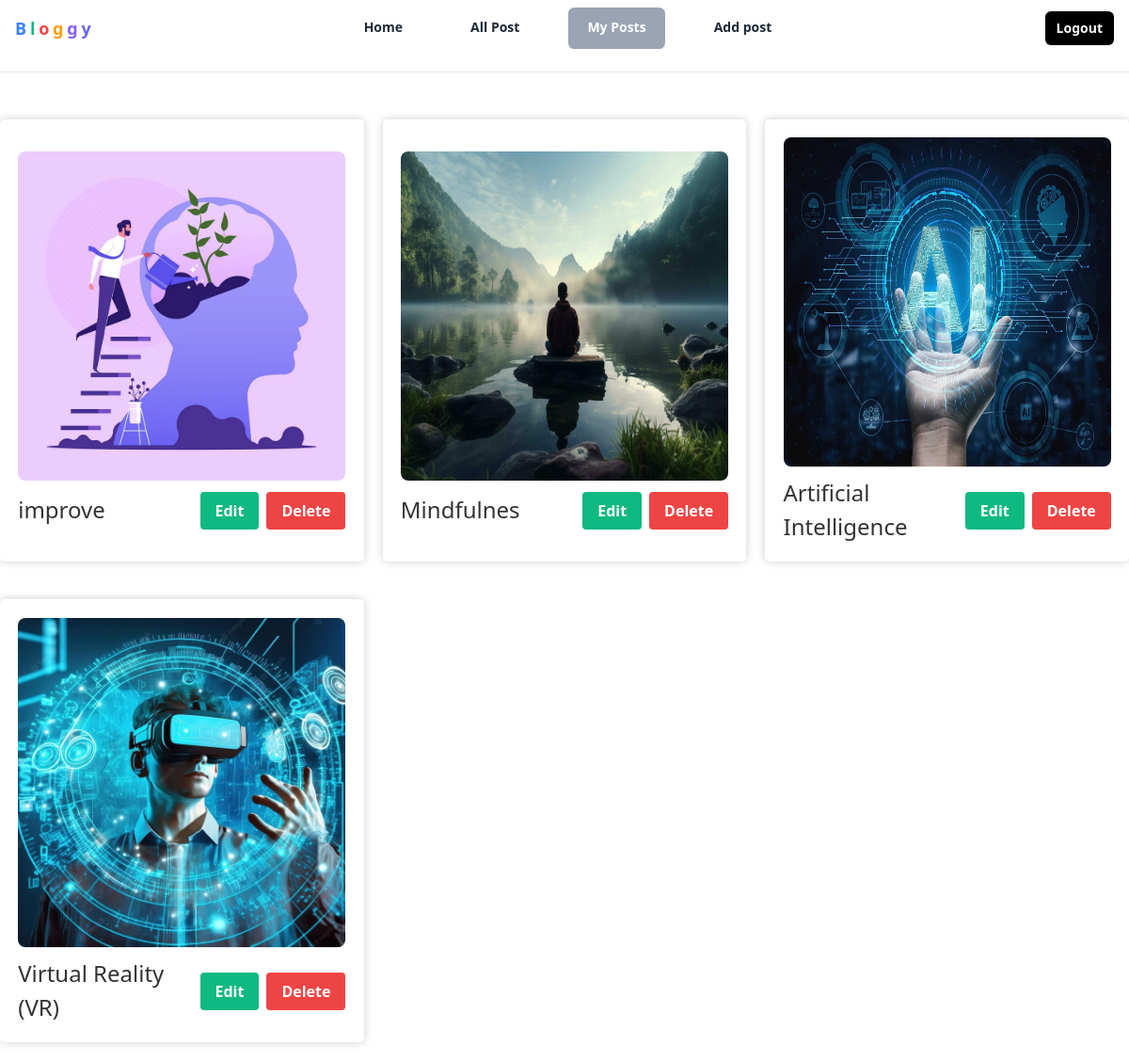
The app's page /blog/mypost/ (signed in) with its own data.
### blogs/models.py (models this page shows, shortened)
class Blog_app(models.Model):
    user = models.ForeignKey(User, on_delete=models.CASCADE)
    title = models.CharField(max_length=25)
    blog_image =models.ImageField(upload_to='blogs/')
    date_added = models.DateTimeField(default=timezone.now)
    description = models.TextField(default='')

### blogs/views.py (the view)
# urls.py: path("mypost/", views.view_user_post, name="view_user_post"),
def view_user_post(request):
    if isinstance(request.user, AnonymousUser):
        return render(request, 'blog/blogs/PostCard.html', {'message': 'You need to login to view your posts.'})
    current_user = request.user
    user_posts = Blog_app.objects.filter(user=current_user)
    return render(request, 'blog/blogs/PostCard.html', {'posts': user_posts})

### blogs/templates/blog/blogs/PostCard.html (shortened to what this page needs)
{% extends 'layout.html' %}
{% block content %}
  <div class="container1">
    {% if request.user.is_authenticated %}
      {% if posts %}
        {% for post in posts %}
          <div class="post">
            {% if post.blog_image %}
              <a href="/blog/post/{{ post.id }}"><img src="{{ post.blog_image.url }}" alt="{{ post.title }}" class="post-image" /></a>
            {% endif %}
            <div class="flex justify-between items-center">
              <h2>{{ post.title }}</h2>
              <div class="flex justify-between gap-2 items-center mt-3">
                {% if post.user == request.user %}
                  <a href="{% url 'edit_post' post.id %}" class="bg-green-500 hover:bg-green-600 text-white font-bold py-2 px-4 rounded">Edit</a>
                  <a href="{% url 'delete_post' post.id %}" class="bg-red-500 hover:bg-red-600 text-white font-bold py-2 px-4 rounded">Delete</a>
                {% endif %}
              </div>
            </div>
          </div>
        {% endfor %}
      {% else %}
        <p>No blog posts found.</p>
      {% endif %}
    {% else %}
      <p style="text-align: center;">{{ message }}</p>
    {% endif %}
  </div>
{% endblock %}
{% block css %}
  {% load static %}
{% endblock %}

### static/css/style.css (style rules this page uses)
body { font-family: Arial, sans-serif; }
.post { margin-bottom: 20px; background: white; padding: 1.2rem; border-radius: 0.3rem; box-shadow: 0 0 10px rgb(209, 204, 204); display: flex; justify-content: center; flex-direction: column; }
.post-image { width: 350px; height: 350px; margin-left: auto; margin-right: auto; border-radius: 8px; }
.post h2 { margin-top: 10px; font-size: 1.5rem; color: #333; }
.container1 { max-width: 1200px; width: 100%; margin-left: auto; margin-right: auto; display: grid; grid-template-columns: repeat(auto-fill, minmax(300px, 1fr)); gap: 20px; }

### records on screen
Blog_app: blog_image (picture), title "improve", shows "Edit"
Blog_app: blog_image (picture), title "Mindfulnes", shows "Edit"
Blog_app: blog_image (picture), title "Artificial Intelligence", shows "Edit"
Blog_app: blog_image (picture), title "Virtual Reality (VR)", shows "Edit"
